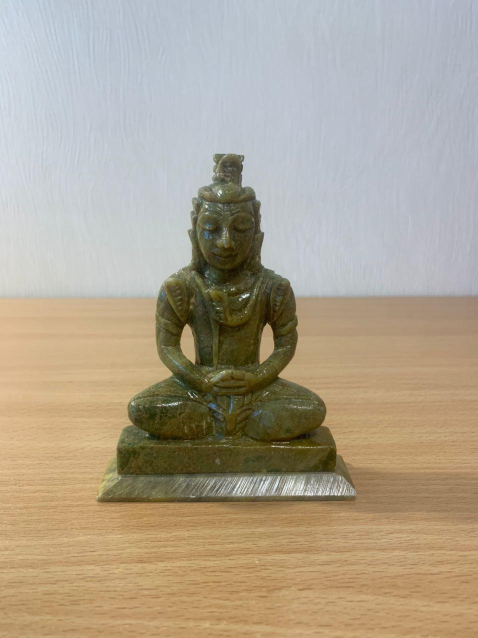
#> input picture detection/Lab2/Photos/photo0.jpg, 956 x 1276 px (shown at 1/2 size)
$ python new.py
#> lines starting #> are read from the running program, lines starting #| are printed output that depends on the picture; after the words box and inside, x2 and y2 are one past the last pixel; in counts of white or black regions, pixels touching at a corner belong together; long printed decimals are rounded
from __future__ import print_function
import cv2 as cv
import numpy as np
import argparse
from shapely.geometry import MultiPoint
import shapely.geometry
import scipy
from datetime import datetime
from matplotlib import pyplot as plt

import math
# [4 lines of commented-out code are left out]

img1 = cv.imread('Photos/photo0.jpg',0)          # queryImage
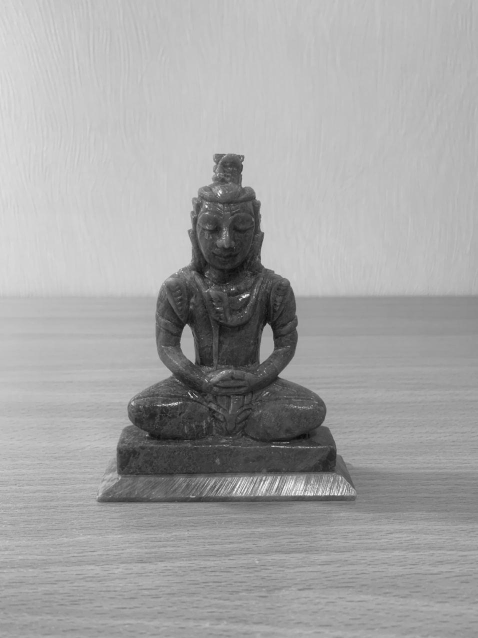
#> img1: shape (1276, 956) (shown at 1/2 size); min 7, max 255, mean 164.1
img2 = cv.imread('Photos/photo1.jpg',0)
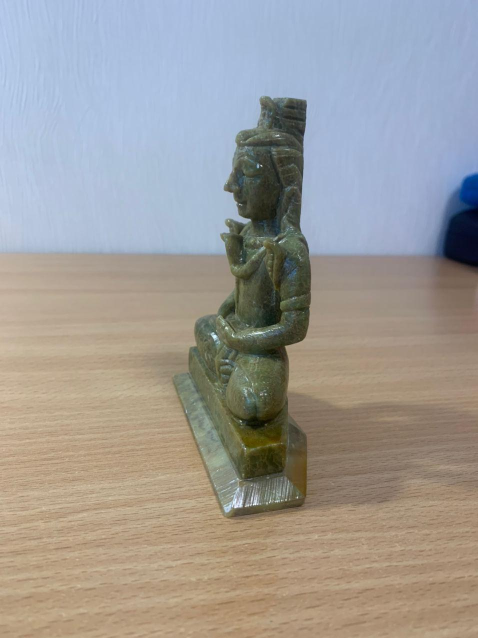
#> input picture detection/Lab2/Photos/photo1.jpg, 956 x 1276 px (shown at 1/2 size)
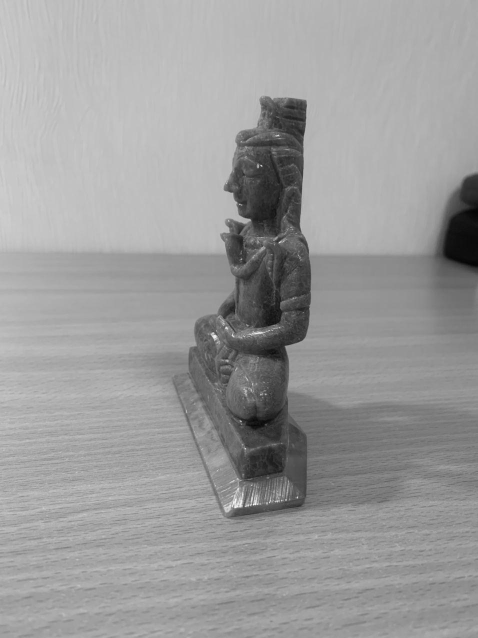
#> img2: shape (1276, 956) (shown at 1/2 size); min 3, max 255, mean 155.4
akaze = cv.AKAZE_create()
kpts1, desc1 = akaze.detectAndCompute(img1, None)
#> kpts1 = 663 keypoints; strongest (x, y, size): (460, 332, 32.3), (490, 591, 8.1), (375, 661, 16.1), (374, 657, 11.4)
kpts2, desc2 = akaze.detectAndCompute(img2, None)
#> kpts2 = 452 keypoints; strongest (x, y, size): (429, 673, 8.1), (473, 1005, 16.1), (510, 1001, 16.1), (476, 1008, 11.4)
matcher = cv.DescriptorMatcher_create(cv.DescriptorMatcher_BRUTEFORCE_HAMMING)
nn_matches = matcher.knnMatch(desc1, desc2, 2)
#> nn_matches = 663 matches
matched1 = []
matched2 = []
good_matches = []
nn_match_ratio = 0.8 # Nearest neighbor matching ratio
for m, n in nn_matches:
    if m.distance < nn_match_ratio * n.distance:
        good_matches.append(cv.DMatch(len(matched1), len(matched2), m.distance))
        matched1.append(kpts1[m.queryIdx])
        matched2.append(kpts2[m.trainIdx])
#> after the loop, good_matches = 36 matches; matched1 = 36 keypoints; strongest (x, y, size): (490, 591, 8.1), (380, 681, 32.3), (494, 590, 5.7), (586, 971, 22.8); matched2 = 36 keypoints; strongest (x, y, size): (511, 1006, 8.1), (516, 332, 5.7), (494, 1010, 5.7), (531, 206, 16.1)


matched1_сonv = cv.KeyPoint_convert(matched1)
#> matched1_сonv = 36 pairs, first value 253.1 to 705.5, second value 314.6 to 996.9
matched2_conv = cv.KeyPoint_convert(matched2)
#> matched2_conv = 36 pairs, first value 424.7 to 638.7, second value 206 to 1010.3
localization = np.zeros(len(matched1))
#> localization = 36 values from 0 to 0
for i in range(0, len(matched1_сonv)):
    dist = np.zeros(len(matched1_сonv))
    for j in range(0, len(matched1_сonv)):
        dist[j] = np.linalg.norm(matched1_сonv[i]-matched1_сonv[j])
    indexes = dist.argsort()[:4]
    indexes = np.delete(indexes, [0])
    indicators =list()
    for k in indexes:
        dist2 = np.linalg.norm(matched2_conv[i]-matched2_conv[k])
        if dist[k]<dist2*0.7:
            indicators.append(1)
        else:
            indicators.append(0)
    S = sum(indicators)
    if S>2:
        localization[i] = 1
#> this loop made 36 passes
#> (indexes, S) on passes 1 to 12: ([31, 14, 12], 2), ([35, 24, 34], 3), ([5, 25, 27], 3), ([4, 30, 2], 3), ([3, 2, 27], 2), ([25, 2, 27], 3), ([13, 28, 11], 3), ([8, 18, 20], 1), ([18, 7, 16], 0), ([20, 29, 1], 2), ([5, 25, 27], 0), ([28, 32, 6], 3)
#> after the loop, localization = 36 values, max 1 at index 1, min 0 at index 0, mean 0.361
        #плохие обозначила 1, хорошие нулями

#S = sum(localization)
matched1_1 = []
matched2_1 = []
better_matches = []
indexes = list()
for i in range(0, len(matched1)):
    if localization[i] == 0:
        indexes.append(i)
#> this loop made 36 passes
#> after the loop, indexes = [0, 4, 7, 8, 9, 10, 13, 14, 16, 17, 18, 20, 21, 22, 23, 25, 26, 27, 28, 29, 31, 32, 35]
for i in indexes:
    better_matches.append(cv.DMatch(len(matched1_1), len(matched2_1), good_matches[i].distance))
    matched1_1.append(matched1[i])
    matched2_1.append(matched2[i])
#> this loop made 23 passes
#> i on passes 2 to 13: 4, 7, 8, 9, 10, 13, 14, 16, 17, 18, 20, 21
#> after the loop, better_matches = 23 matches; matched1_1 = 23 keypoints; strongest (x, y, size): (490, 591, 8.1), (494, 590, 5.7), (435, 315, 11.4), (432, 751, 32.3); matched2_1 = 23 keypoints; strongest (x, y, size): (511, 1006, 8.1), (531, 206, 16.1), (505, 236, 32.3), (554, 271, 11.4)


# [7 lines of commented-out code are left out]


MIN_MATCH_COUNT = 8

if len(better_matches)>=MIN_MATCH_COUNT:
    #src_pts = np.float32([ kpts1[m.queryIdx].pt for m in good_matches ]).reshape(-1,1,2)
    #dst_pts = np.float32([ kpts2[m.trainIdx].pt for m in good_matches ]).reshape(-1,1,2)
    src_pts = np.float32([x.pt for x in matched1_1]).reshape(-1, 1, 2)
#> src_pts = 23 rows, first 8: [448.3, 457.7], [623.7, 987.9], [576.4, 565.4], [493.6, 589.8], [553.2, 691.3], [705.5, 985.9], [421.1, 363.7], [515.4, 396.1]
    dst_pts = np.float32([x.pt for  x in matched2_1]).reshape(-1, 1, 2)
#> dst_pts = 23 rows, first 8: [551.7, 652.6], [638.7, 491.9], [603.3, 677.5], [509.9, 666.9], [526.6, 229.5], [510.7, 1005.8], [508.2, 251.6], [603.3, 677.5]
    M, mask = cv.findHomography(src_pts, dst_pts,cv.RANSAC ,5.0)
#> M = [[-1.42, 0.592, 612.4], [-1.82, 1.27, 419.6], [-0.00197, 0.000785, 1]]; mask = 23 values, max 1 at index 5, min 0 at index 0, mean 0.304
    matchesMask = mask.ravel().tolist()
#> matchesMask = [0, 0, 0, 0, 0, 1, 1, 0, 0, 1, 0, 0, 0, 0, 0, 1, 0, 1, 1, 0, 0, 1, 0]

    pts = np.float32([ [167,290],[167,1016],[719,1016],[719,290] ]).reshape(-1,1,2)
    img1 = cv.polylines(img1, [np.int32(pts)], True, 255, 3, cv.LINE_AA)
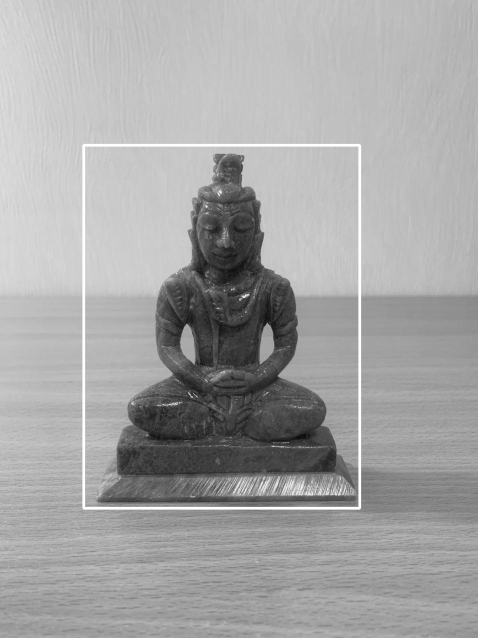
#> img1: shape (1276, 956) (shown at 1/2 size); 1.46% of pixels changed, all inside (x1, y1, x2, y2) = (164, 287, 723, 1020)
    dst = cv.perspectiveTransform(pts,M)
#> dst = [[609.3, 537.7], [665.7, 955], [511.6, 1049.7], [1237.7, 2731.7]]
    img2 = cv.polylines(img2, [np.int32(dst)], True, 255, 3, cv.LINE_AA)
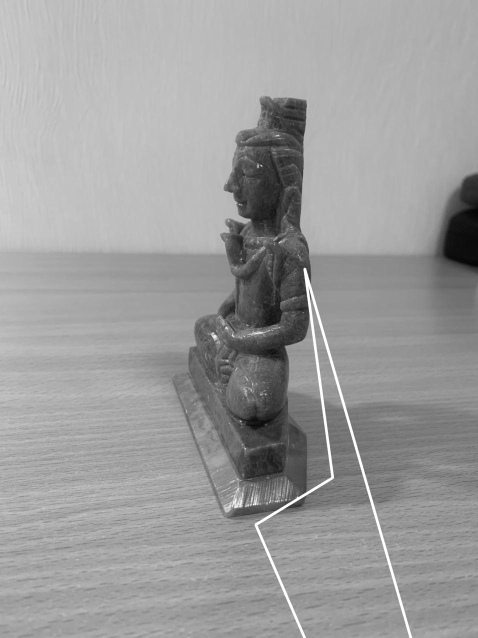
#> img2: shape (1276, 956) (shown at 1/2 size); 0.9% of pixels changed, all inside (x1, y1, x2, y2) = (508, 535, 825, 1276)
    points = list()

    for i in range(0, 4):
        l = list()
        l.append(dst[i][0][0])
        l.append(dst[i][0][1])
        points.append(l)
#> after the loop, points has the same summary as dst

    polygon = MultiPoint(points).convex_hull
    error = list()
    x2 = np.float32([x.pt for x in matched2])
#> x2 has the same summary as matched2_conv
    for i in range(0, len(matched2)):
        p = shapely.geometry.Point(x2[i])

        k = polygon.intersects(p)
        error.append(k)
#> this loop made 36 passes
#> after the loop, error = 36 items, first 6: False, False, False, False, False, False
    metrics1 = sum(error) / len(error)
#> metrics1 = 0.167
    metrics2 = 0
    for i in range(0, len(better_matches)):
        metrics2 = metrics2 + better_matches[i].distance
#> this loop made 23 passes
#> metrics2 on passes 1 to 12: 76, 150, 211, 323, 408, 527, 602, 680, 779, 845, 965, 1062
#> after the loop, metrics2 = 1915
    metrics2 = metrics2/len(better_matches)
#> metrics2 = 83.26
    print(metrics2)
#| 83.261


else:
    src_pts = np.float32([x.pt for x in matched1]).reshape(-1, 1, 2)
    dst_pts = np.float32([x.pt for x in matched2]).reshape(-1, 1, 2)
    M, mask = cv.findHomography(src_pts, dst_pts, cv.RANSAC, 6.0)

    matchesMask = mask.ravel().tolist()

    pts = np.float32([[167, 290], [167, 1016], [719, 1016], [719, 290]]).reshape(-1, 1, 2)
    img1 = cv.polylines(img1, [np.int32(pts)], True, 255, 3, cv.LINE_AA)
    dst = cv.perspectiveTransform(pts, M)

    img2 = cv.polylines(img2, [np.int32(dst)], True, 255, 3, cv.LINE_AA)
    points = list()

    for i in range(0, 4):
        l = list()
        l.append(dst[i][0][0])
        l.append(dst[i][0][1])
        points.append(l)

    polygon = MultiPoint(points).convex_hull

    results = list()
    error = list()
    x2 = np.float32([x.pt for x in matched2])
    for i in range(0, len(matched2)):
        p = shapely.geometry.Point(x2[i])
        print(p)
        k = polygon.intersects(p)
        error.append(k)

    metrics1 = sum(error) / len(error)

    print(metrics1)
    metrics2 = 0
    for i in range(0, len(good_matches)):
        metrics2 = metrics2 + good_matches[i].distance
    metrics2 = metrics2 / len(good_matches)
    print(metrics2)

draw_params = dict(matchColor = (0,255,0), # draw matches in green color
                   singlePointColor = None,
                   matchesMask =None,#matchesMask, # draw only inliers
                   flags = 2)

res = np.empty((max(img1.shape[0], img2.shape[0]), img1.shape[1]+img2.shape[1], 3), dtype=np.uint8)
cv.drawMatches(img1, matched1_1, img2, matched2_1, better_matches, res,  **draw_params)
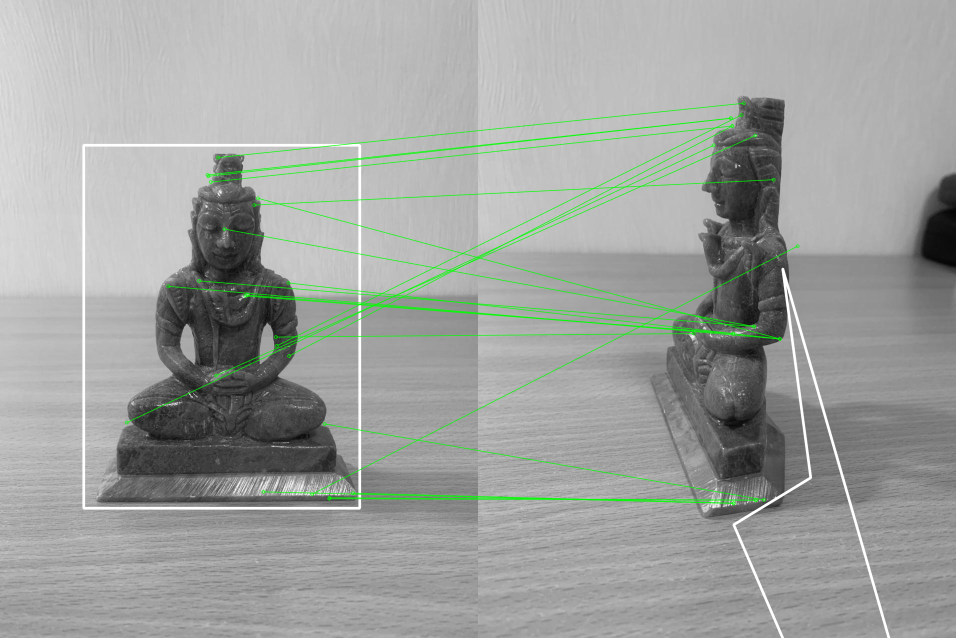
#> res: shape (1276, 1912, 3) (shown at 1/2 size); mean of channels 0, 1, 2 158.6, 161.8, 158.6; drawn as B, G, R
res = cv.resize(res, (1200,800))
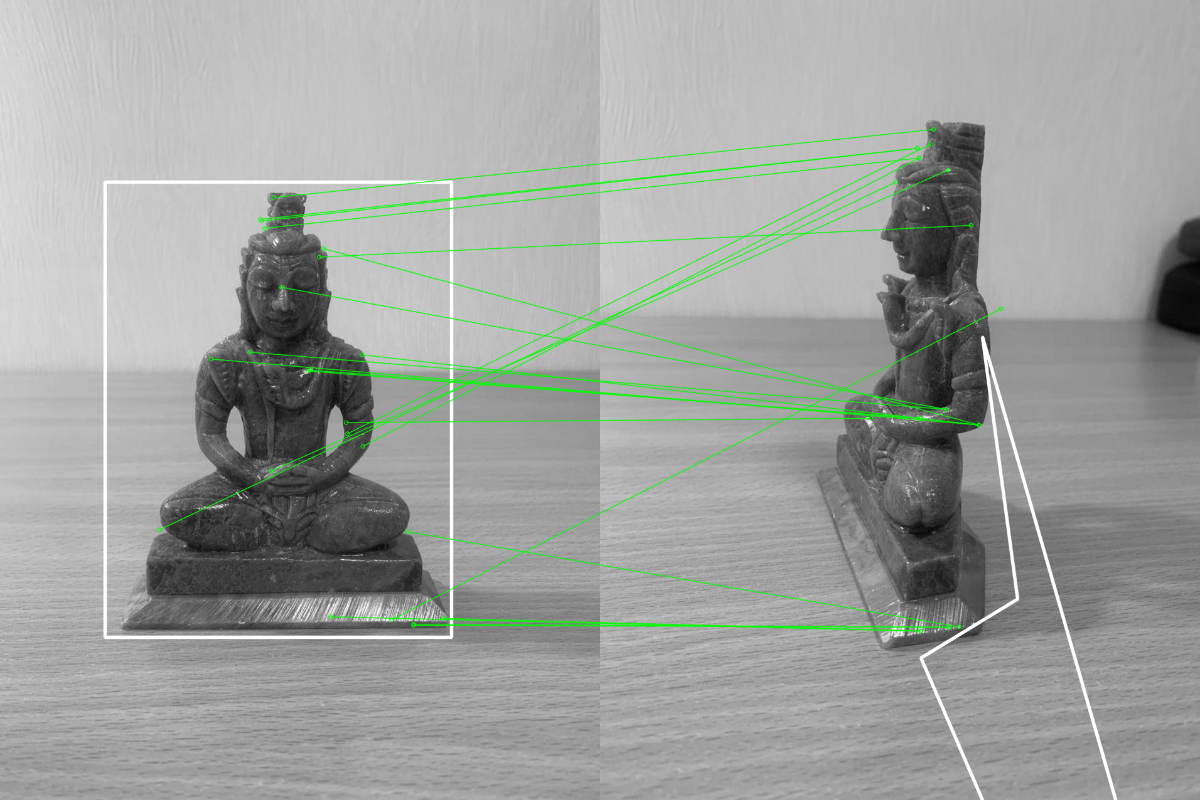
#> res: shape (800, 1200, 3); mean of channels 0, 1, 2 158.5, 161.7, 158.5; drawn as B, G, R
cv.imwrite("sample2.jpg", res)
cv.imshow('result', res)
cv.waitKey()
